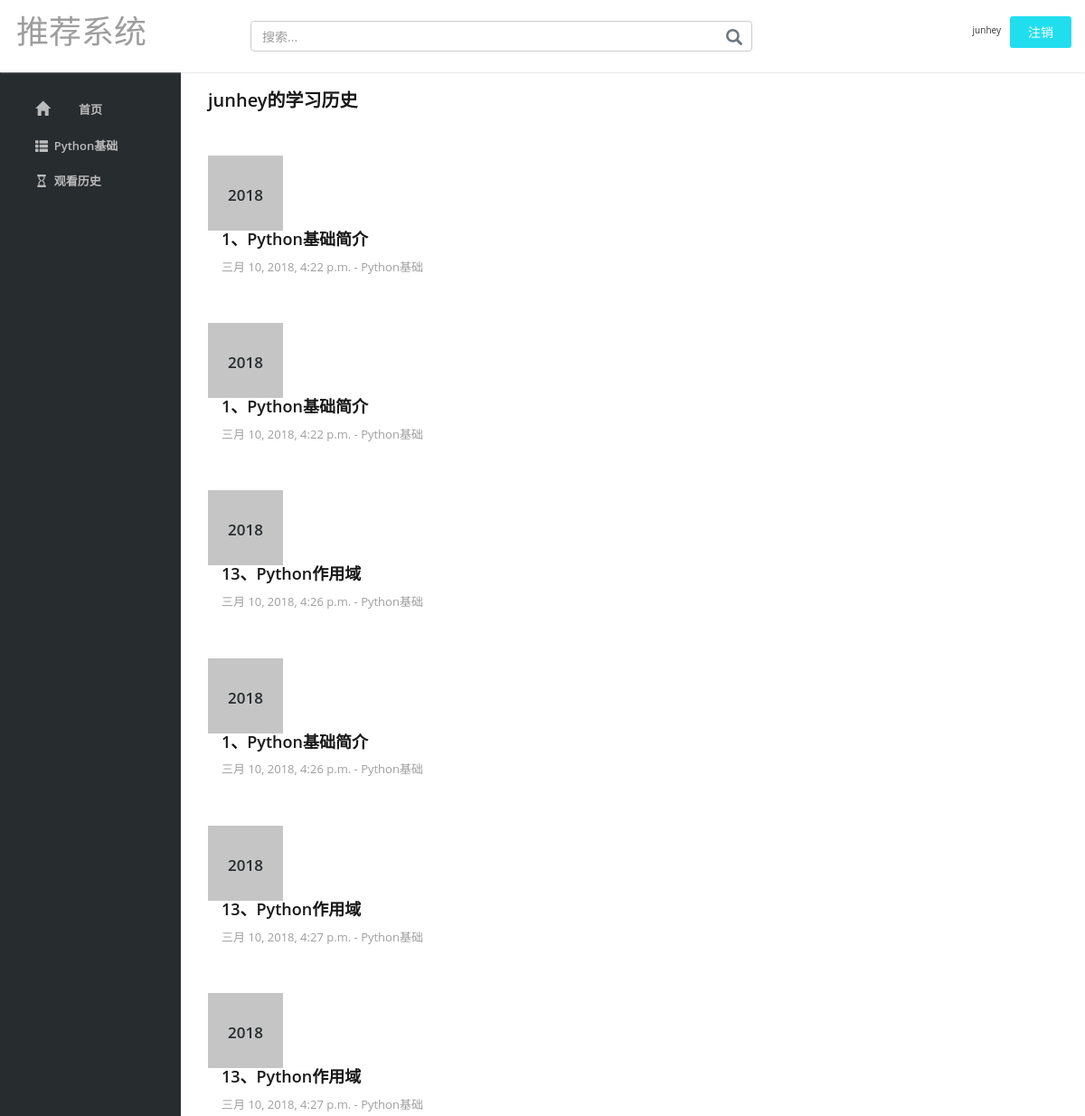
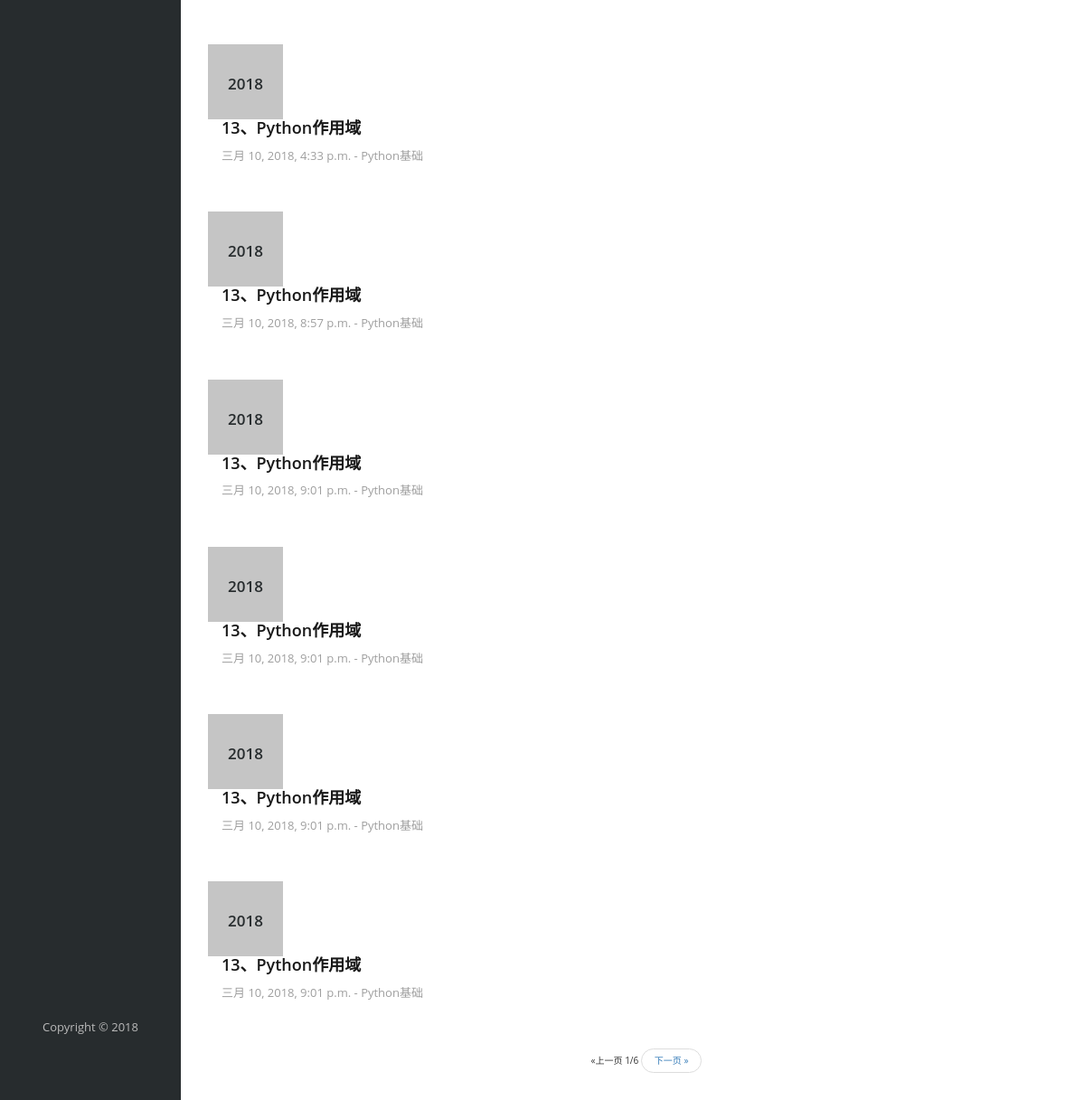
Page /history/ (signed in) on the committed database (2 pictures, top to bottom).
### video/models.py (models this page shows, shortened)
class Cate(models.Model):
    name = models.CharField(verbose_name="分类名称",max_length=20)
    class Meta:
        verbose_name = '分类名称'
        verbose_name_plural = verbose_name

class History(models.Model):
    video = models.ForeignKey(Video,on_delete=models.CASCADE)
    user = models.ForeignKey(User,on_delete=models.CASCADE)
    view_date = models.DateTimeField(verbose_name='观看时间',auto_now_add=True)
    class Meta:
        verbose_name = '观看历史'
        verbose_name_plural = verbose_name

class Video(models.Model):
    name = models.CharField(verbose_name='电影名称',max_length=20)
    link = models.FileField(verbose_name='电影链接',upload_to=get_video_path)
    img = models.ImageField(verbose_name='电影图片',upload_to=get_img_path)
    introduce = models.TextField(verbose_name="电影介绍")
    cate = models.ForeignKey(Cate,verbose_name='电影分类',on_delete=models.CASCADE)
    hour = models.CharField(verbose_name="电影时长",max_length=10)
    views = models.IntegerField(verbose_name='观看次数',default=0)
    create_time = models.DateTimeField(verbose_name='创建时间',auto_now_add=True)
    create_date = models.DateField(verbose_name='创建日期',auto_now_add=True)
    status = models.CharField(verbose_name='状态',choices=(('上线','上线'),('下线','下线')),max_length=10,default="上线")
    class Meta:
        verbose_name = '电影'
        verbose_name_plural = verbose_name

### video/views.py (the view)
# urls.py: path('history/', views.viewHistory, name="viewHistory"),
@login_required()
def viewHistory(request):
    menu_list = Cate.objects.all()
    user = User.objects.get(username=request.user.username)
    history_list = History.objects.filter(user=user)
    cate_video_list = getPage(request,history_list)
    return render(request,'history.html',locals())

### video/views.py (called while the page is built)
def getPage(request, video_list):
    paginator = Paginator(video_list, 12)
    try:
        page = int(request.GET.get('page', 1))
        video_list = paginator.page(page)
    except (EmptyPage, InvalidPage, PageNotAnInteger):
        video_list = paginator.page(1)
    return video_list

### templates/history.html (shortened to what this page needs)
{% extends 'base.html' %}
{% load staticfiles %}
{% block right-content %}
<div class="main-grids news-main-grids">
    <div class="recommended-info">
        <h3>{{user.username}}的学习历史</h3>
        {% if cate_video_list %}
        {% for i in cate_video_list %}
        <div class="history-grids">
            <div class="col-md-1 history-left">
                <p>{{i.view_date|date:"Y"}}</p>
            </div>
            <div class="col-md-11 history-right">
                <h5>{{i.video.name}}</h5>
                <p>{{i.view_date}} - {{i.video.introduce}}</p>
            </div>
            <div class="clearfix"> </div>
        </div>
        {% endfor %}
        {% endif %}
        {% include 'pagination.html' %}
    </div>
</div>
{% endblock %}

### templates/base.html (shortened to what this page needs)
{% load staticfiles %}
<!DOCTYPE HTML>
<html lang='zh_CN'>
<head>
    <link href="{% static 'css/bootstrap.min.css' %}" rel='stylesheet' type='text/css' media="all" />
    <link href="{% static 'css/dashboard.css' %}" rel="stylesheet">
    <link href="{% static 'css/style.css' %}" rel='stylesheet' type='text/css' media="all" />
    <link href="https://cdn.bootcss.com/font-awesome/4.7.0/css/font-awesome.min.css" rel="stylesheet">
</head>
  <body>
    <nav class="navbar navbar-inverse navbar-fixed-top">
      <div class="container-fluid">
        <div class="navbar-header">
          <a class="navbar-brand" href="{% url 'index' %}">
                <h1>
                    推荐系统
                </h1>
            </a>
        </div>
        <div id="navbar" class="navbar-collapse collapse">
			<div class="top-search">
				<form class="navbar-form navbar-right">
					<input type="text" class="form-control" placeholder="搜索..." />
					<input type="submit" value=" " />
				</form>
			</div>
			<div class="header-top-right">
                {% if user.is_authenticated %}
                <div class="signin"><span  class="play-icon popup-with-zoom-anim">{{user.username}}</span></div>
				<div class="signin"><a href="{% url 'logout' %}" class="play-icon popup-with-zoom-anim">注销</a></div>
                {% else %}
				<div class="signin"><a href="{% url 'register' %}" class="play-icon popup-with-zoom-anim">注册</a></div>
				<div class="signin"><a href="{% url 'login' %}" class="play-icon popup-with-zoom-anim">登录</a></div>
				{% endif %}
			</div>
        </div>
      </div>
    </nav>
    <div class="col-sm-3 col-md-2 sidebar">
        <div class="drop-navigation drop-navigation">
          <ul class="nav nav-sidebar">
            <li><a></a></li>
            <li >
                <a href="{% url 'index' %}" class="home-icon"><span class="glyphicon glyphicon-home"></span>首页</a>
            </li>
            {% for m in menu_list %}
            <li>
                <a href="{% url 'videoCate' m.id %}" class="user-icon"><span class="glyphicon  glyphicon-th-list"></span>&nbsp;&nbsp;{{m.name}}</a>
            </li>
            {% endfor %}
            <li>
                <a href="{% url 'viewHistory' %}" class="sub-icon"><span class="glyphicon glyphicon-hourglass"></span>&nbsp;&nbsp;观看历史</a>
            </li>
          </ul>
            <div class="side-bottom">
                <div class="copyright" style="text-ali"><p>Copyright &copy; 2018</p></div>
            </div>
        </div>
    </div>
    <div class="col-sm-9 col-sm-offset-3 col-md-10 col-md-offset-2 main">
        {% block right-content %}
        {% endblock right-content %}
    </div>
    <div class="clearfix"></div>
  </body>
</html>

### static/css/dashboard.css (style rules this page uses)
body { padding-top: 50px; }
.navbar-fixed-top { border: 0; }
.sidebar { display: none; }
@media (min-width: 768px) { .sidebar { position: fixed; top: 51px; bottom: 0; left: 0; z-index: 1000; display: block; padding: 20px; overflow-x: hidden; overflow-y: auto; background-color: #f5f5f5; border-right: 1px solid #eee; } }
.nav-sidebar { margin-right: -21px; margin-bottom: 20px; margin-left: -20px; }
.nav-sidebar > li > a { padding-right: 20px; padding-left: 20px; }
.main { padding: 20px; }
@media (min-width: 768px) { .main { padding-right: 40px; padding-left: 40px; } }

### static/css/style.css (style rules this page uses)
body { background:#fff; font-size:100%; font-family: 'Open Sans', sans-serif; }
body a { transition: 0.5s all; -webkit-transition: 0.5s all; -o-transition: 0.5s all; -moz-transition: 0.5s all; -ms-transition: 0.5s all; }
a.navbar-brand { padding: 0 0 0 1em; }
nav.navbar.navbar-inverse.navbar-fixed-top { padding: 1.5em 0; background: #FFF; margin: 0; box-shadow: 0px 0 2px #C1C1C1 !important; }
.sidebar { top: 80px; background: #272c2e; border: none; padding: 0 20px 20px 20px; }
a.navbar-brand h1 { margin: 0; }
form.navbar-form.navbar-right { margin-right: 1em; width: 50%; float: left !important; margin-left: 10em; position: relative; }
.navbar-form .form-control { width: 100%; }
.top-search form input[type="text"] { position: relative; padding: 6px 43px 6px 12px; outline: none; box-shadow: 0 0 0; }
.top-search form input[type="submit"] { background: url(../images/9.png) no-repeat 0px 0px !important; width: 18px !important; height: 18px !important; border: none !important; position: absolute !important; outline: none !important; top: 9px; right: 26px; }
.header-top-right { float: right; }
.signin { float: left; margin: 1.1em 0 0 1em; }
.signin a { padding: 8px 20px; background: #21DEEF; color: #FFF; font-size: 14px; text-decoration: none; border-radius: 3px; -webkit-border-radius: 3px; -moz-border-radius: 3px; -o-border-radius: 3px; -ms-border-radius: 3px; }
.main { padding: 5em 0 0 0; }
ul.nav.nav-sidebar li a { color: #BBBBBB; font-size: 13px; font-weight: 600; padding: .8em 0 .8em 3em; }
.main-grids { padding: 0 0 1em 1em; }
.glyphicon-home { margin: 0 2em 0 0; font-size: 16px !important; }
.recommended-info h3 { font-size: 20px; color: #181818; margin: 0 0 1em 0; font-weight: 600; }
.recommended-info p { font-size: 13px; color: #9E9E9E; margin: 0; line-height: 1.8em; }
.history-left { width: 90px !important; height: 90px; background: #C5C5C5; }
.history-left p { font-size: 17px; color: #272C2E; margin: 1.7em 0 0 0; font-weight: 600; text-align: center; }
.history-grids { margin: 5em 0; }
.history-right h5 { font-size: 18px; color: #181818; margin: 0 0 .5em 0; font-weight: 600; }
.history-right p { font-size: 13px; color: #9E9E9E; margin: 0; line-height: 1.8em; }
.glyphicon { position: relative; top: 2px; display: inline-block; font-style: normal; font-weight: normal; font-size: 14px; line-height: 1; -webkit-font-smoothing: antialiased; -moz-osx-font-smoothing: grayscale; }
.news-main-grids { padding: 0 0 1em 3em; }
.side-bottom { width: 100%; text-align: center; position: absolute; left: 0; bottom: 3%; }
.copyright p { color: #BBBBBB; margin: 0; font-size: 13px; text-align: center; }
@media (max-width: 1280px) { .history-left { width: 83px !important; height: 83px; } }

### rows in the picture
Cate: name "Python基础"
History: view_date "2018", video.name "1、Python基础简介", view_date "三月 10, 2018, 4:22 p.m.", video.introduce "Python基础"
History: view_date "2018", video.name "1、Python基础简介", view_date "三月 10, 2018, 4:22 p.m.", video.introduce "Python基础"
History: view_date "2018", video.name "13、Python作用域", view_date "三月 10, 2018, 4:26 p.m.", video.introduce "Python基础"
History: view_date "2018", video.name "1、Python基础简介", view_date "三月 10, 2018, 4:26 p.m.", video.introduce "Python基础"
History: view_date "2018", video.name "13、Python作用域", view_date "三月 10, 2018, 4:27 p.m.", video.introduce "Python基础"
History: view_date "2018", video.name "13、Python作用域", view_date "三月 10, 2018, 4:27 p.m.", video.introduce "Python基础"
History: view_date "2018", video.name "13、Python作用域", view_date "三月 10, 2018, 4:33 p.m.", video.introduce "Python基础"
History: view_date "2018", video.name "13、Python作用域", view_date "三月 10, 2018, 8:57 p.m.", video.introduce "Python基础"
History: view_date "2018", video.name "13、Python作用域", view_date "三月 10, 2018, 9:01 p.m.", video.introduce "Python基础"
History: view_date "2018", video.name "13、Python作用域", view_date "三月 10, 2018, 9:01 p.m.", video.introduce "Python基础"
History: view_date "2018", video.name "13、Python作用域", view_date "三月 10, 2018, 9:01 p.m.", video.introduce "Python基础"
History: view_date "2018", video.name "13、Python作用域", view_date "三月 10, 2018, 9:01 p.m.", video.introduce "Python基础"

### other values in the picture
{{ user.username }} "junhey"
{{ cate_video_list.number }} "1"
{{ cate_video_list.paginator.num_pages }} "6"
